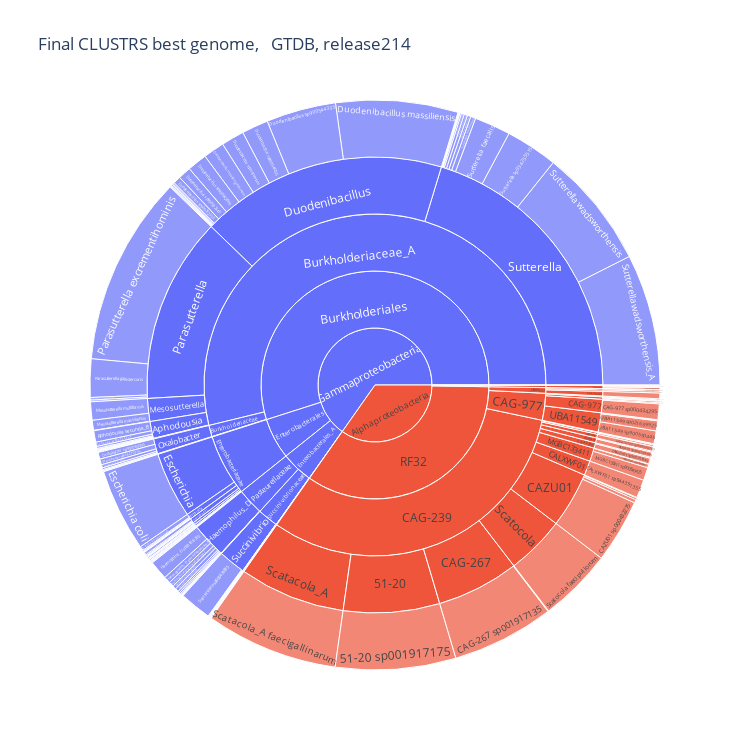

The notebook cell this image was saved under:
### Code cell
mrg2 = mrg1[mrg1['phylum'] == 'Pseudomonadota']

fig = px.sunburst(
    mrg2,
    path=['class', 'order', 'family', 'genus', 'sp'],
    values='bin_in_cluster',
    title="Final CLUSTRS best genome, \n GTDB, release214",
    width=750, 
    height=750
)

fig.write_html("taxa_results/Final_CLUSTRS_best_Pseudomonadota.html")
fig.show()

### Figure 1 — Plotly figure (JSON) as saved in the notebook; plotly's stock layout.template omitted (floating-point values rounded to 4 significant figures; data arrays with more than 128 entries replaced by an {"elided": "..."} marker saying what was removed)
{"data": [{"branchvalues": "total", "domain": {"x": [0, 1], "y": [0, 1]}, "hovertemplate": "labels=%{label}<br>bin_in_cluster=%{value}<br>parent=%{parent}<br>id=%{id}<extra></extra>", "ids": {"elided": "212 str values"}, "labels": {"elided": "212 str values"}, "name": "", "parents": {"elided": "212 str values"}, "type": "sunburst", "values": {"elided": "212 int values"}}], "layout": {"height": 750, "legend": {"tracegroupgap": 0}, "title": {"text": "Final CLUSTRS best genome, \n GTDB, release214"}, "width": 750}}
